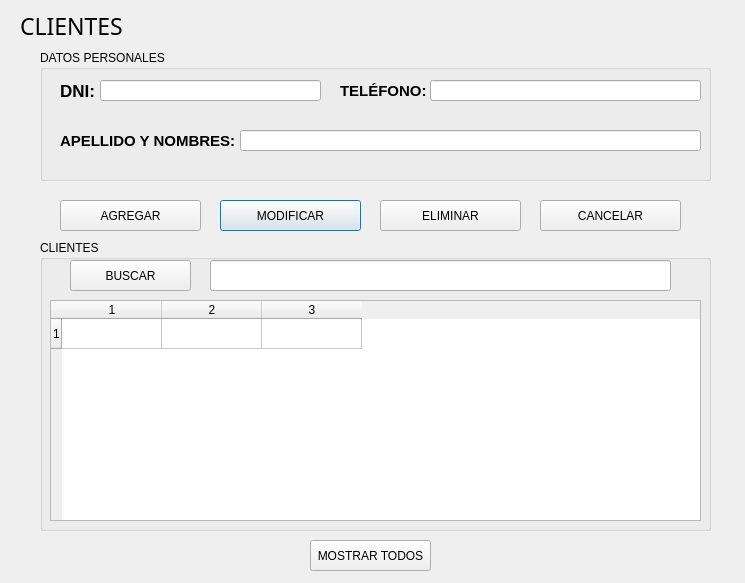
<?xml version="1.0" encoding="UTF-8"?>
<ui version="4.0">
 <class>Dialog</class>
 <widget class="QDialog" name="Dialog">
  <property name="geometry">
   <rect>
    <x>0</x>
    <y>0</y>
    <width>745</width>
    <height>583</height>
   </rect>
  </property>
  <property name="windowTitle">
   <string>Clientes</string>
  </property>
  <widget class="QLabel" name="label">
   <property name="geometry">
    <rect>
     <x>20</x>
     <y>0</y>
     <width>701</width>
     <height>51</height>
    </rect>
   </property>
   <property name="font">
    <font>
     <family>Arial Black</family>
     <pointsize>17</pointsize>
    </font>
   </property>
   <property name="text">
    <string>CLIENTES</string>
   </property>
  </widget>
  <widget class="QPushButton" name="btn_agregar_cliente">
   <property name="geometry">
    <rect>
     <x>60</x>
     <y>200</y>
     <width>141</width>
     <height>31</height>
    </rect>
   </property>
   <property name="text">
    <string>AGREGAR</string>
   </property>
   <property name="autoDefault">
    <bool>false</bool>
   </property>
  </widget>
  <widget class="QPushButton" name="btn_modificar_cliente">
   <property name="geometry">
    <rect>
     <x>220</x>
     <y>200</y>
     <width>141</width>
     <height>31</height>
    </rect>
   </property>
   <property name="text">
    <string>MODIFICAR</string>
   </property>
  </widget>
  <widget class="QPushButton" name="btn_eliminar_cliente">
   <property name="geometry">
    <rect>
     <x>380</x>
     <y>200</y>
     <width>141</width>
     <height>31</height>
    </rect>
   </property>
   <property name="text">
    <string>ELIMINAR</string>
   </property>
  </widget>
  <widget class="QPushButton" name="btn_mostrar_cliente">
   <property name="geometry">
    <rect>
     <x>310</x>
     <y>540</y>
     <width>121</width>
     <height>31</height>
    </rect>
   </property>
   <property name="text">
    <string>MOSTRAR TODOS</string>
   </property>
  </widget>
  <widget class="QPushButton" name="btn_cancelar_cliente">
   <property name="geometry">
    <rect>
     <x>540</x>
     <y>200</y>
     <width>141</width>
     <height>31</height>
    </rect>
   </property>
   <property name="text">
    <string>CANCELAR</string>
   </property>
  </widget>
  <widget class="QGroupBox" name="groupBox">
   <property name="geometry">
    <rect>
     <x>40</x>
     <y>50</y>
     <width>671</width>
     <height>131</height>
    </rect>
   </property>
   <property name="title">
    <string>DATOS PERSONALES</string>
   </property>
   <widget class="QLineEdit" name="cTelefono">
    <property name="geometry">
     <rect>
      <x>390</x>
      <y>30</y>
      <width>271</width>
      <height>21</height>
     </rect>
    </property>
   </widget>
   <widget class="QLabel" name="label_apenom">
    <property name="geometry">
     <rect>
      <x>20</x>
      <y>80</y>
      <width>221</width>
      <height>21</height>
     </rect>
    </property>
    <property name="font">
     <font>
      <family>Arial</family>
      <pointsize>11</pointsize>
      <weight>75</weight>
      <bold>true</bold>
     </font>
    </property>
    <property name="text">
     <string>APELLIDO Y NOMBRES:</string>
    </property>
   </widget>
   <widget class="QLineEdit" name="cApeNom">
    <property name="geometry">
     <rect>
      <x>200</x>
      <y>80</y>
      <width>461</width>
      <height>21</height>
     </rect>
    </property>
   </widget>
   <widget class="QLabel" name="label_dni">
    <property name="geometry">
     <rect>
      <x>20</x>
      <y>30</y>
      <width>51</width>
      <height>21</height>
     </rect>
    </property>
    <property name="font">
     <font>
      <family>Arial</family>
      <pointsize>13</pointsize>
      <weight>75</weight>
      <bold>true</bold>
     </font>
    </property>
    <property name="text">
     <string>DNI:</string>
    </property>
    <property name="alignment">
     <set>Qt::AlignLeading|Qt::AlignLeft|Qt::AlignVCenter</set>
    </property>
   </widget>
   <widget class="QLabel" name="label_telefono">
    <property name="geometry">
     <rect>
      <x>300</x>
      <y>30</y>
      <width>91</width>
      <height>21</height>
     </rect>
    </property>
    <property name="font">
     <font>
      <family>Arial</family>
      <pointsize>11</pointsize>
      <weight>75</weight>
      <bold>true</bold>
     </font>
    </property>
    <property name="text">
     <string>TELÉFONO:</string>
    </property>
    <property name="alignment">
     <set>Qt::AlignLeading|Qt::AlignLeft|Qt::AlignVCenter</set>
    </property>
   </widget>
   <widget class="QLineEdit" name="cDni">
    <property name="geometry">
     <rect>
      <x>60</x>
      <y>30</y>
      <width>221</width>
      <height>21</height>
     </rect>
    </property>
    <property name="readOnly">
     <bool>false</bool>
    </property>
   </widget>
  </widget>
  <widget class="QGroupBox" name="groupBox_2">
   <property name="geometry">
    <rect>
     <x>40</x>
     <y>240</y>
     <width>671</width>
     <height>291</height>
    </rect>
   </property>
   <property name="title">
    <string>CLIENTES</string>
   </property>
   <widget class="QPushButton" name="btn_buscar_cliente">
    <property name="geometry">
     <rect>
      <x>30</x>
      <y>20</y>
      <width>121</width>
      <height>31</height>
     </rect>
    </property>
    <property name="text">
     <string>BUSCAR</string>
    </property>
   </widget>
   <widget class="QLineEdit" name="cBuscar">
    <property name="geometry">
     <rect>
      <x>170</x>
      <y>20</y>
      <width>461</width>
      <height>31</height>
     </rect>
    </property>
   </widget>
   <widget class="QTableWidget" name="cTabla">
    <property name="geometry">
     <rect>
      <x>10</x>
      <y>60</y>
      <width>651</width>
      <height>221</height>
     </rect>
    </property>
    <property name="font">
     <font>
      <pointsize>9</pointsize>
     </font>
    </property>
    <property name="sizeAdjustPolicy">
     <enum>QAbstractScrollArea::AdjustIgnored</enum>
    </property>
    <property name="rowCount">
     <number>1</number>
    </property>
    <property name="columnCount">
     <number>3</number>
    </property>
    <attribute name="horizontalHeaderCascadingSectionResizes">
     <bool>false</bool>
    </attribute>
    <row/>
    <column/>
    <column/>
    <column/>
    <item row="0" column="0">
     <property name="text">
      <string/>
     </property>
     <property name="font">
      <font>
       <pointsize>12</pointsize>
      </font>
     </property>
     <property name="textAlignment">
      <set>AlignCenter</set>
     </property>
    </item>
    <item row="0" column="2">
     <property name="text">
      <string/>
     </property>
     <property name="textAlignment">
      <set>AlignCenter</set>
     </property>
    </item>
   </widget>
  </widget>
 </widget>
 <resources/>
 <connections/>
</ui>
